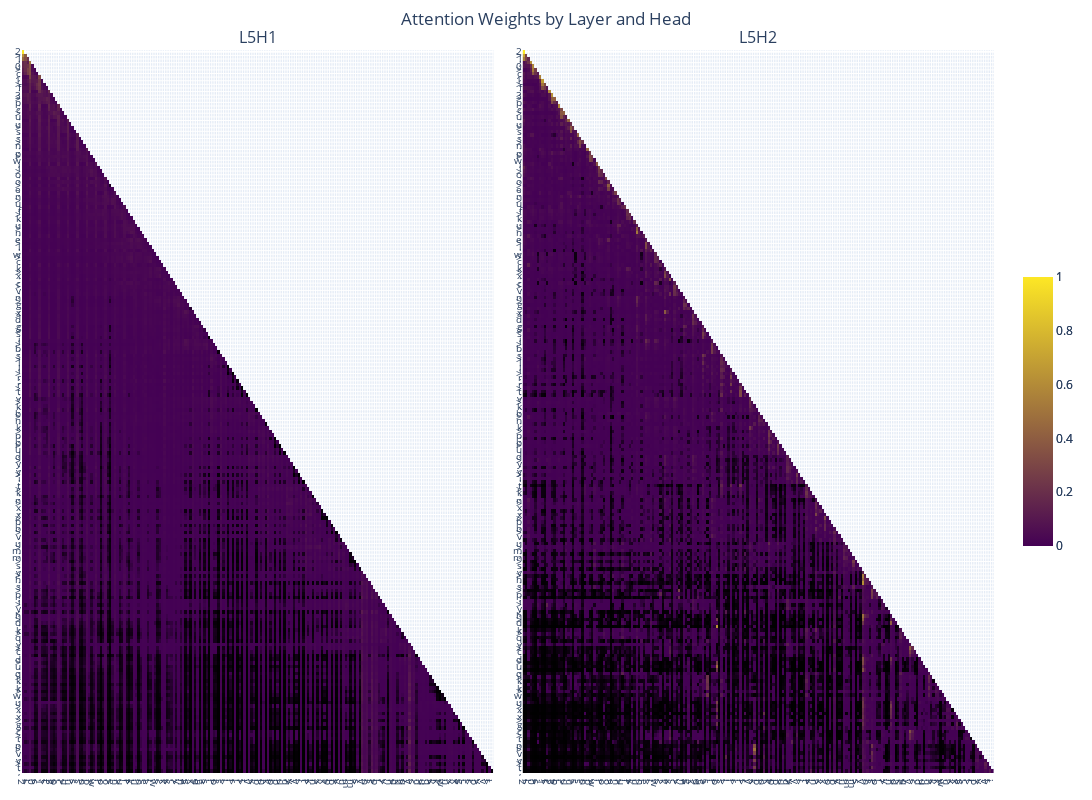

The notebook cell saved with this chart:
### Markdown cell above
### Layer 5

### Code cell
weights = [attn_weight.detach().cpu().numpy()[0] for attn_weight in attn_weights]
plotly_fig = get_fig(weights, list(prompt), base_height=800, selected_layers=[4], selected_heads=[0, 1], selected_x_toks=list(range(200)), selected_y_toks=list(range(200)))
plotly_fig.write_html("l5_attn_map.html")
plotly_fig.show()

### Figure 1 — Plotly figure (JSON) as saved in the notebook; plotly's stock layout.template omitted (floating-point values rounded to 4 significant figures; data arrays with more than 128 entries replaced by an {"elided": "..."} marker saying what was removed)
{"data": [{"colorbar": {"len": 0.4}, "colorscale": [[0, "black"], [0.001, "rgb(68,1,84)"], [1, "rgb(253,231,37)"]], "type": "heatmap", "x": {"elided": "200 int values"}, "xaxis": "x", "y": {"elided": "200 int values"}, "yaxis": "y", "z": {"elided": "200x200 float values"}, "zmax": 1, "zmin": 0}, {"colorbar": {"len": 0.4}, "colorscale": [[0, "black"], [0.001, "rgb(68,1,84)"], [1, "rgb(253,231,37)"]], "type": "heatmap", "x": {"elided": "200 int values"}, "xaxis": "x2", "y": {"elided": "200 int values"}, "yaxis": "y2", "z": {"elided": "200x200 float values"}, "zmax": 1, "zmin": 0}], "layout": {"annotations": [{"font": {"size": 16}, "showarrow": false, "text": "L5H1", "x": 0.2425, "xanchor": "center", "xref": "paper", "y": 1, "yanchor": "bottom", "yref": "paper"}, {"font": {"size": 16}, "showarrow": false, "text": "L5H2", "x": 0.7575, "xanchor": "center", "xref": "paper", "y": 1, "yanchor": "bottom", "yref": "paper"}], "height": 800, "margin": {"b": 20, "l": 20, "r": 20, "t": 50}, "showlegend": false, "title": {"text": "Attention Weights by Layer and Head", "x": 0.5}, "width": 1600, "xaxis": {"anchor": "y", "domain": [0, 0.485], "tickfont": {"size": 10}, "tickmode": "array", "ticktext": {"elided": "200 str values"}, "tickvals": {"elided": "200 int values"}, "type": "linear"}, "xaxis2": {"anchor": "y2", "domain": [0.515, 1], "tickfont": {"size": 10}, "tickmode": "array", "ticktext": {"elided": "200 str values"}, "tickvals": {"elided": "200 int values"}, "type": "linear"}, "yaxis": {"anchor": "x", "autorange": "reversed", "domain": [0, 1], "tickfont": {"size": 10}, "tickmode": "array", "ticktext": {"elided": "200 str values"}, "tickvals": {"elided": "200 int values"}, "type": "linear"}, "yaxis2": {"anchor": "x2", "autorange": "reversed", "domain": [0, 1], "tickfont": {"size": 10}, "tickmode": "array", "ticktext": {"elided": "200 str values"}, "tickvals": {"elided": "200 int values"}, "type": "linear"}}}
